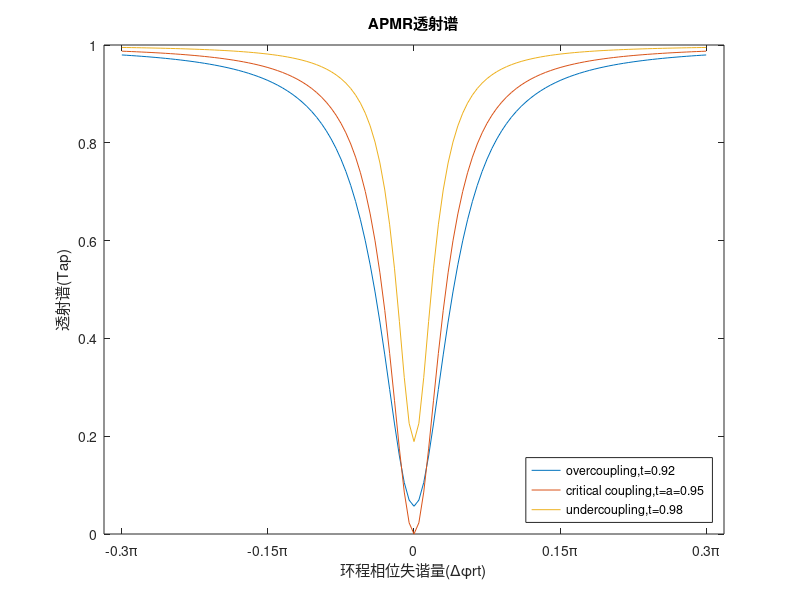

Source code (MATLAB):
% Power spectral response of APMR
% Source code by Nuo Chen
% 2020/10/02

clear all;
close all;

phase_rt = (-0.3*pi:pi/200:0.3*pi);                                         % 遍历环程相移

% coupler 1 
t1 = 0.95;                                                                  % 耦合无损耗情况下，定义传输系数t1
k1 = sqrt(1-t1^2);                                                          % 定义耦合系数k1

% ring
R = 8*1e-6;                                                                 % 定义环腔半径
L_rt = 2*pi*R;                                                              % 求环程长度
a = (0.92:0.03:0.98);                                                       % 环程透过系数a

% response
Through = zeros(1,length(phase_rt));
alpha = zeros(1,length(a));

%绘图
figure(1);  
box on;

for ee = 1:length(alpha)  
    for ii = 1:length(phase_rt)
        Ht = (t1-a(ee)*exp(-1i*phase_rt(ii)))/(1-t1*a(ee)*exp(-1i*phase_rt(ii)));   % 传递函数法

        Tt = (abs(Ht))^2;                                                   % 功率光谱响应
        Through(ii) = Tt;            
    end
    plot(phase_rt,Through);
    hold on;
end

xlabel('环程相位失谐量(Δφrt)');
set(gca,'XTick',(-0.3*pi:0.15*pi:0.3*pi));
set(gca,'XtickLabel',{'-0.3π','-0.15π','0','0.15π','0.3π'});
ylabel('透射谱(Tap)');

title('APMR透射谱');                                                         % 设置图表名称
legend({'overcoupling,t=0.92','critical coupling,t=a=0.95','undercoupling,t=0.98'},'location','southeast');


